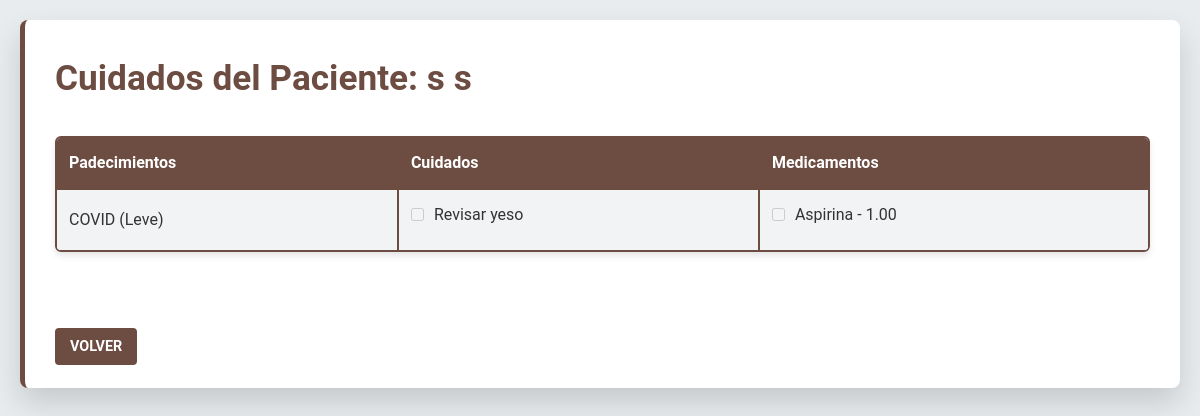
The page /doctor/cuidados-pacienteD/48/ (signed in) on the database as committed earlier.
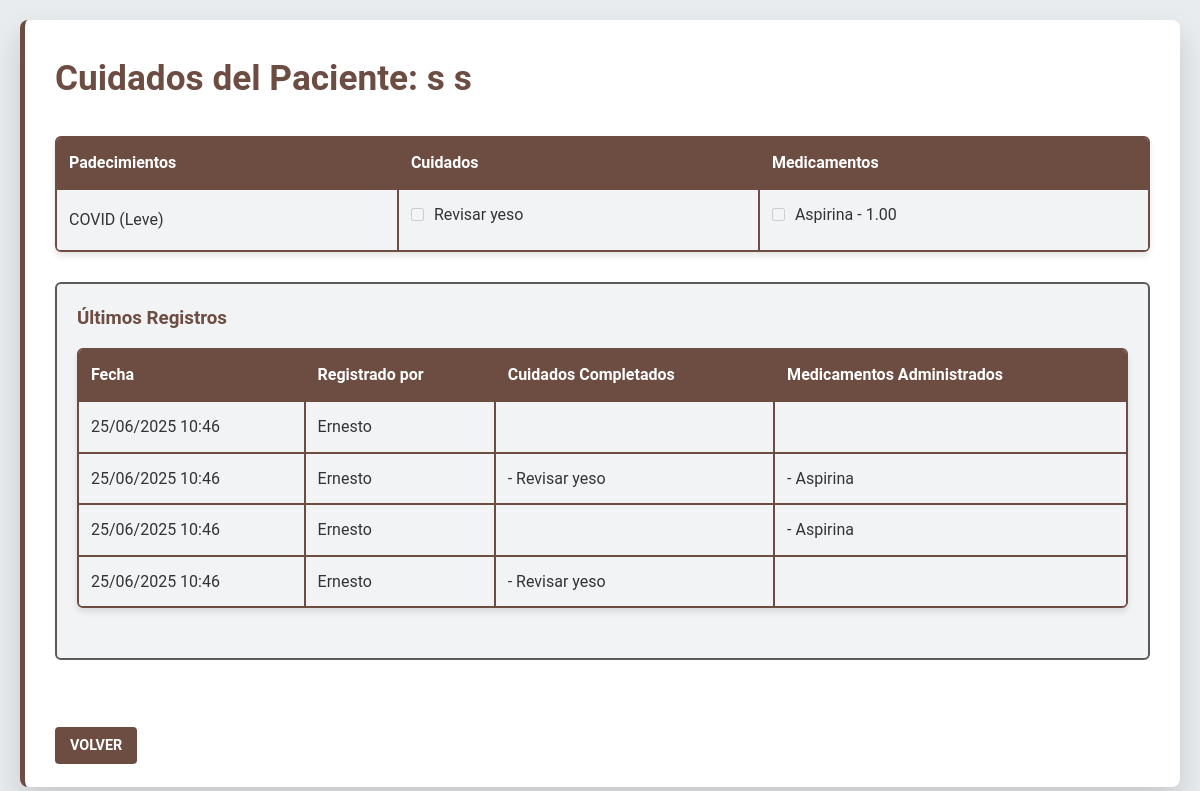
The same page on the database as committed later.
### usuarioDoctor/models.py (models this page shows, shortened)
class RecetaPadecimiento(models.Model):
    receta = models.ForeignKey(Receta, on_delete=models.CASCADE, related_name='padecimientos')
    padecimiento = models.ForeignKey(Padecimiento, on_delete=models.PROTECT)
    nivel_gravedad = models.IntegerField(choices=Diagnostico.NIVELES_GRAVEDAD)

class Padecimiento(models.Model):
    nombre = models.CharField(max_length=200)
    descripcion = models.TextField(null=True, blank=True)
    areas = models.ManyToManyField(
        'login.AreaEspecialidad',
        blank=True,
        related_name='padecimientos_relacionados',
        help_text="Áreas hospitalarias donde se maneja este padecimiento"
    )
    fortalezas = models.ManyToManyField(
        'login.Fortaleza',
        blank=True,
        related_name='padecimientos_asociados',
        help_text="Fortalezas de enfermería necesarias para atender este padecimiento"
    )
    activo = models.BooleanField(default=True)
    class Meta:
        ordering = ['nombre']
        verbose_name = 'Padecimiento'
        verbose_name_plural = 'Padecimientos'

class RecetaCuidado(models.Model):
    receta = models.ForeignKey(Receta, on_delete=models.CASCADE, related_name='cuidados')
    cuidado = models.ForeignKey(Cuidado, on_delete=models.PROTECT)
    completado = models.BooleanField(default=False)
    fecha_completado = models.DateTimeField(null=True, blank=True)
    completado_por = models.ForeignKey(
        'login.Usuarios',
        null=True,
        blank=True,
        on_delete=models.SET_NULL,
        limit_choices_to={'tipoUsuario': 'EN'}
    )

class Cuidado(models.Model):
    nombre = models.CharField(max_length=200)
    class Meta:
        verbose_name = 'Cuidado'
        verbose_name_plural = 'Cuidados'

class DetalleReceta(models.Model):
    UNIDADES_MEDIDA = [
        ('TAB', 'Tabletas'),
        ('ML', 'Mililitros'),
        ('MG', 'Miligramos'),
        ('CAP', 'Cápsulas'),
        ('GOT', 'Gotas'),
        ('AMP', 'Ampolletas'),
    ]
    receta = models.ForeignKey(Receta, on_delete=models.CASCADE, related_name='detalles')
    medicamento = models.ForeignKey('usuarioJefa.Medicamento', on_delete=models.PROTECT)
    cantidad_por_toma = models.DecimalField(max_digits=5, decimal_places=2)
    unidad_medida = models.CharField(max_length=3, choices=UNIDADES_MEDIDA)
    frecuencia_horas = models.PositiveIntegerField(help_text="Cada cuántas horas")
    dias_tratamiento = models.PositiveIntegerField()
    instrucciones = models.TextField()
    descripcion_opcional = models.TextField(blank=True)
    hay_existencia = models.BooleanField(default=True)

### usuarioJefa/models.py (models this page shows, shortened)
class Medicamento(models.Model):
    nombre = models.CharField(max_length=200)
    gramaje = models.CharField(max_length=50)
    compuestos = models.ManyToManyField(Compuesto)
    cantidad_disponible = models.IntegerField(default=0)
    fecha_actualizacion = models.DateTimeField(auto_now=True)
    class Meta:
        verbose_name = 'Medicamento'
        verbose_name_plural = 'Medicamentos'

### usuarioEnfermeria/models.py (models this page shows)
class SeguimientoCuidados(models.Model):
    paciente = models.ForeignKey('usuarioJefa.Paciente', on_delete=models.CASCADE)
    fecha_registro = models.DateTimeField(auto_now_add=True)
    numero_ingreso = models.PositiveIntegerField(default=1)
    registrado_por = models.ForeignKey(
        Usuarios,
        on_delete=models.PROTECT,
        limit_choices_to={'tipoUsuario__in': ['EN', 'JP']}
    )
    class Meta:
        verbose_name = "Seguimiento de Cuidados"
        verbose_name_plural = "Seguimientos de Cuidados"

class RegistroCuidado(models.Model):
    seguimiento = models.ForeignKey(SeguimientoCuidados, on_delete=models.CASCADE)
    cuidado = models.ForeignKey(RecetaCuidado, on_delete=models.CASCADE)
    completado = models.BooleanField(default=False)
    fecha_completado = models.DateTimeField(null=True, blank=True)
    notas = models.TextField(blank=True)

class RegistroMedicamento(models.Model):
    seguimiento = models.ForeignKey(SeguimientoCuidados, on_delete=models.CASCADE)
    medicamento = models.ForeignKey(DetalleReceta, on_delete=models.CASCADE)
    administrado = models.BooleanField(default=False)
    fecha_administracion = models.DateTimeField(null=True, blank=True)
    notas = models.TextField(blank=True)

### login/models.py (models this page shows, shortened)
class Usuarios(AbstractUser):
    jefaPiso = 'JP'
    enfermeria = 'EN'
    doctor = 'DR'
    rolesUsuario = [
        (jefaPiso, 'Jefa de Piso'),
        (enfermeria, 'Enfermería'),
        (doctor, 'Doctor'),
    ]
    tipoUsuario = models.CharField(max_length=2, choices=rolesUsuario, default=enfermeria)
    apellidos = models.CharField(max_length=150)
    edad = models.IntegerField(null=True, blank=True)
    fechaNacimiento = models.DateField(null=True, blank=True)
    areaEspecialidad = models.ForeignKey(AreaEspecialidad, on_delete=models.SET_NULL, null=True, blank=True)
    fortalezas = models.ManyToManyField(Fortaleza, blank=True)
    estaActivo = models.BooleanField(default=True)
    fechaRegistro = models.DateTimeField(default=timezone.now)
    fechaEliminacion = models.DateTimeField(null=True, blank=True)
    cedula = models.CharField(max_length=20, blank=True, null=True)
    telefono = models.CharField(max_length=15, blank=True, null=True)
    direccion = models.TextField(blank=True, null=True)
    primerIngreso = models.BooleanField(default=True)

### usuarioDoctor/views.py (the view)
@login_required
def cuidados_pacienteD(request, paciente_id):  # Cambio de nombre aquí
    if request.user.tipoUsuario != 'DR':
        messages.error(request, 'No tienes permiso para acceder a esta sección')
        return redirect('login')
    paciente = get_object_or_404(Paciente, id=paciente_id)
    if paciente.doctor_actual != request.user:
        messages.error(request, 'No tienes permiso para ver los cuidados de este paciente')
        return redirect('doctor:pacientes_doctor')
    receta_actual = Receta.objects.filter(
        paciente=paciente,
        activa=True
    ).select_related('diagnostico').first()
    context = {
        'paciente': paciente,
        'receta': receta_actual,
        'padecimientos': RecetaPadecimiento.objects.filter(receta=receta_actual).select_related('padecimiento') if receta_actual else None,
        'cuidados': RecetaCuidado.objects.filter(receta=receta_actual).select_related('cuidado') if receta_actual else None,
        'medicamentos': DetalleReceta.objects.filter(receta=receta_actual).select_related('medicamento') if receta_actual else None,
        'registros_recientes': SeguimientoCuidados.objects.filter(
            paciente=paciente
        ).order_by('-fecha_registro')[:5],
        'ultimo_registro': SeguimientoCuidados.objects.filter(
            paciente=paciente
        ).order_by('-fecha_registro').first()
    }
    return render(request, 'usuarioDoctor/cuidados_pacienteD.html', context)

### usuarioDoctor/templates/usuarioDoctor/Cuidados_pacienteD.html (shortened to what this page needs)
<!DOCTYPE html>
<html lang="es">
<head>
</head>
<body>
    <div class="container">
        <div class="header">
            <h1>Cuidados del Paciente: {{ paciente.nombres }} {{ paciente.apellidos }}</h1>
        </div>
        {% if receta %}
            <table class="patients-table">
                <tr>
                    <th>Padecimientos</th>
                    <th>Cuidados</th>
                    <th>Medicamentos</th>
                </tr>
                <tr>
                    <td>
                        {% for padecimiento in padecimientos %}
                            <div>
                                {{ padecimiento.padecimiento.nombre }}
                                ({{ padecimiento.get_nivel_gravedad_display }})
                            </div>
                        {% endfor %}
                    </td>
                    <td>
                        {% for cuidado in cuidados %}
                            <div class="checkbox-container">
                                <input type="checkbox"
                                       disabled
                                       {% if ultimo_registro %}
                                       {% endif %}>
                                <label>{{ cuidado.cuidado.nombre }}</label>
                            </div>
                        {% endfor %}
                    </td>
                    <td>
                        {% for medicamento in medicamentos %}
                            <div class="checkbox-container">
                                <input type="checkbox"
                                       disabled
                                       {% if ultimo_registro %}
                                       {% endif %}>
                                <label>
                                    {{ medicamento.medicamento.nombre }} - {{ medicamento.cantidad_por_toma }}
                                </label>
                            </div>
                        {% endfor %}
                    </td>
                </tr>
            </table>
        {% else %}
        <p>No hay una receta activa para este paciente.</p>
        {% endif %}
        {% if registros_recientes %}
        <div class="recent-records">
            <h3>Últimos Registros</h3>
            <table class="patients-table">
                <tr>
                    <th>Fecha</th>
                    <th>Registrado por</th>
                    <th>Cuidados Completados</th>
                    <th>Medicamentos Administrados</th>
                </tr>
                {% for registro in registros_recientes %}
                <tr>
                    <td>{{ registro.fecha_registro|date:"d/m/Y H:i" }}</td>
                    <td>{{ registro.registrado_por.get_full_name }}</td>
                    <td>
                        {% for cuidado in registro.registrocuidado_set.all %}
                            {% if cuidado.completado %}
                                - {{ cuidado.cuidado.cuidado.nombre }}<br>
                            {% endif %}
                        {% endfor %}
                    </td>
                    <td>
                        {% for medicamento in registro.registromedicamento_set.all %}
                            {% if medicamento.administrado %}
                                - {{ medicamento.medicamento.medicamento.nombre }}<br>
                            {% endif %}
                        {% endfor %}
                    </td>
                </tr>
                {% endfor %}
            </table>
        </div>
        {% endif %}
        <br><br>
        <a href="{% url 'doctor:pacientes_doctor' %}" class="btn">Volver</a>
    </div>
</body>
</html>

Rows that differ between the two databases and show on the page:
added SeguimientoCuidados: fecha_registro "25/06/2025 10:46", registrado_por.get_full_name "Ernesto"
added SeguimientoCuidados: fecha_registro "25/06/2025 10:46", registrado_por.get_full_name "Ernesto"
added RegistroCuidado: cuidado.cuidado.nombre "Revisar yeso", shown under "25/06/2025 10:46"
added RegistroMedicamento: medicamento.medicamento.nombre "Aspirina", shown under "25/06/2025 10:46"
added SeguimientoCuidados: fecha_registro "25/06/2025 10:46", registrado_por.get_full_name "Ernesto"
added RegistroMedicamento: medicamento.medicamento.nombre "Aspirina", shown under "25/06/2025 10:46"
added SeguimientoCuidados: fecha_registro "25/06/2025 10:46", registrado_por.get_full_name "Ernesto"
added RegistroCuidado: cuidado.cuidado.nombre "Revisar yeso", shown under "25/06/2025 10:46"
Other text that changed with them:
text now shown: "Últimos Registros Fecha Registrado por Cuidados Completados Medicamentos Administrados"
